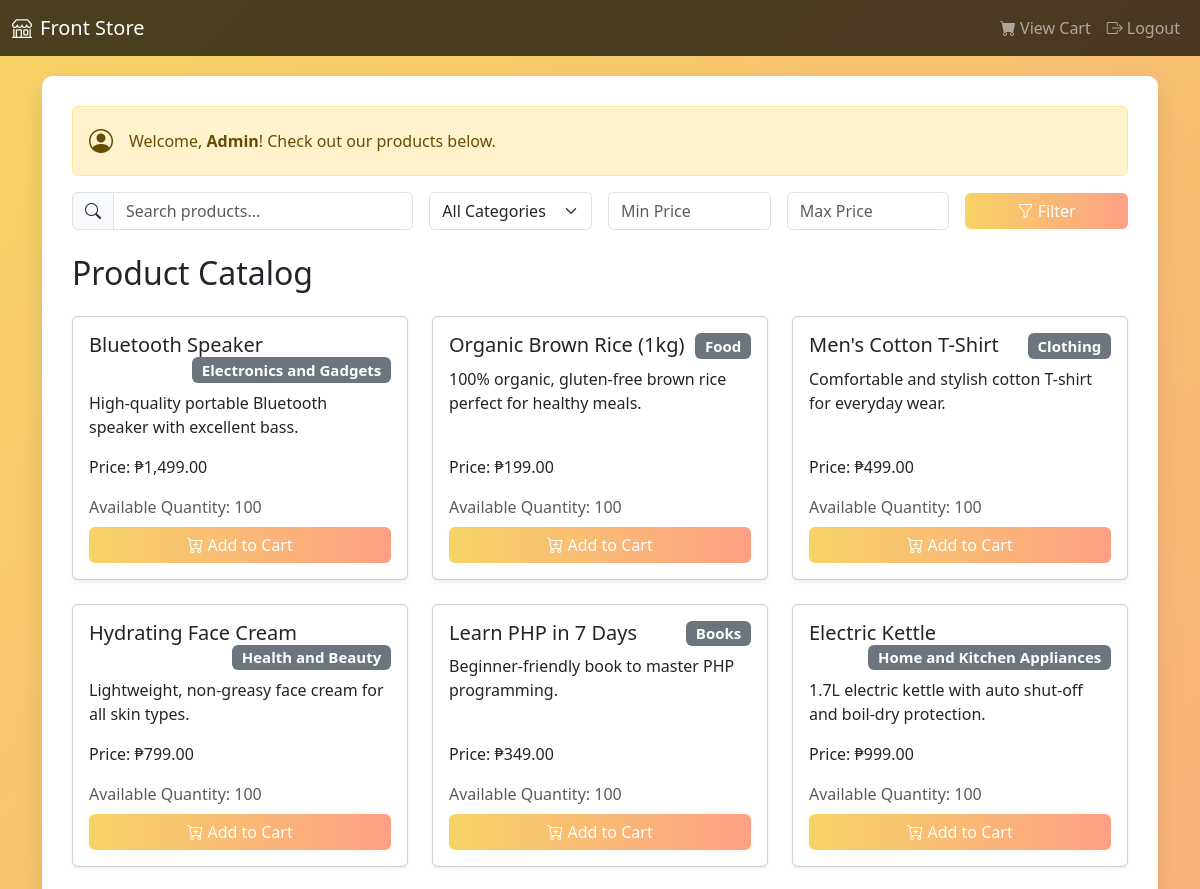
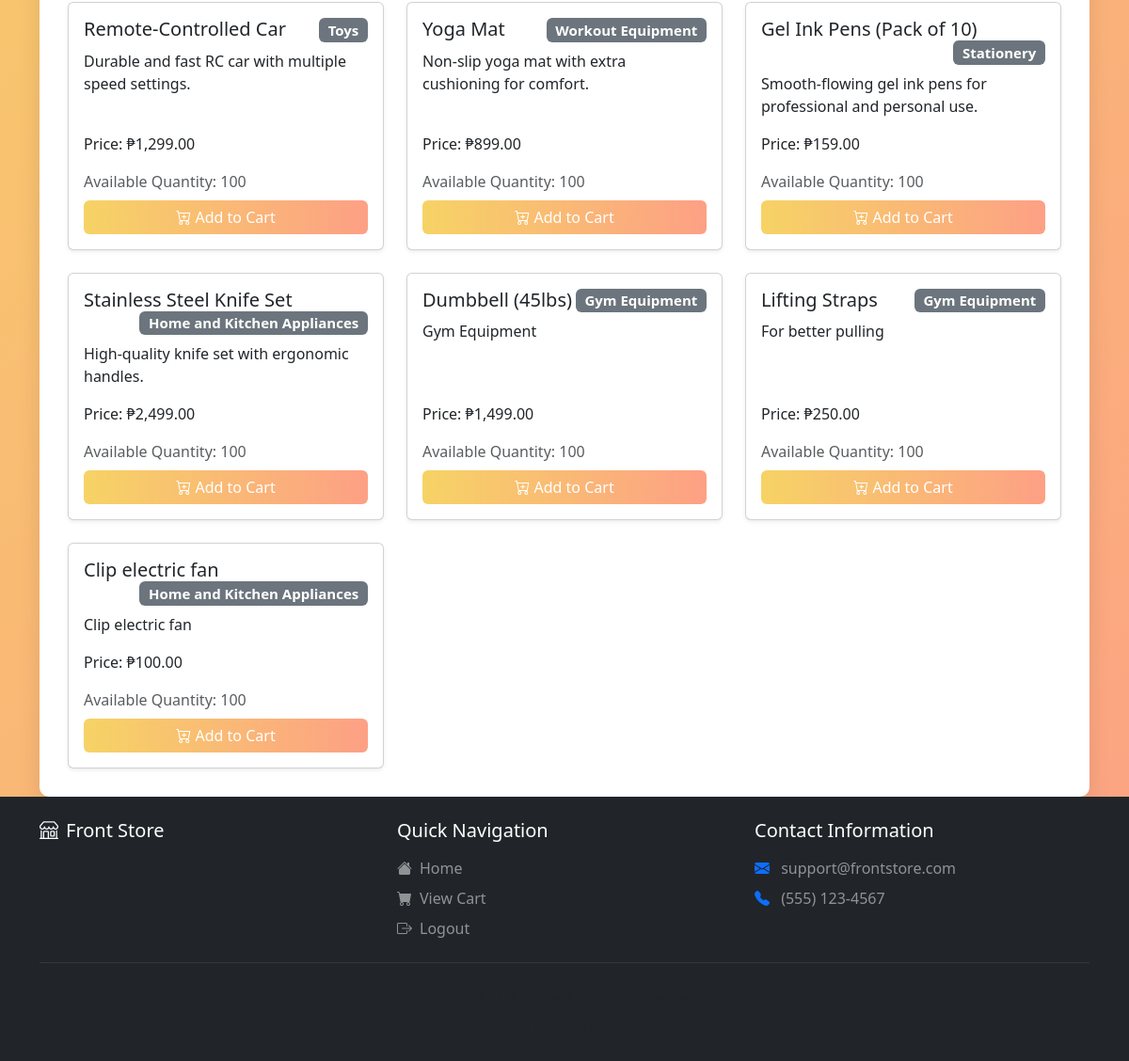
Page /front/front_store.php (signed in) on the committed database (2 pictures, top to bottom).
### tables this page shows
CREATE TABLE `users` (
  `id` int(11) NOT NULL,
  `name` varchar(255) NOT NULL,
  `email` varchar(255) NOT NULL,
  `password` varchar(255) NOT NULL,
  `contact_info` varchar(255) DEFAULT NULL,
  `role` enum('user','admin') DEFAULT 'user',
  `created_at` timestamp NOT NULL DEFAULT current_timestamp()
);

CREATE TABLE `products` (
  `id` int(11) NOT NULL,
  `barcode` varchar(255) NOT NULL,
  `product_name` varchar(255) NOT NULL,
  `description` text DEFAULT NULL,
  `price` decimal(10,2) DEFAULT NULL,
  `quantity` int(11) DEFAULT 0,
  `category` varchar(255) DEFAULT NULL,
  `created_at` timestamp NOT NULL DEFAULT current_timestamp()
);

### front/front_store.php (the view, shortened to what this page needs)
<?php
include 'header.php';
$db = new Database();
$pdo = $db->getConnection();
class User {
    private $pdo;
    private $userId;
    public function __construct($pdo, $userId) {
        $this->pdo = $pdo;
        $this->userId = $userId;
    }
    public function getName() {
        try {
            $stmt = $this->pdo->prepare("SELECT name FROM users WHERE id = :user_id");
            $stmt->execute(['user_id' => $this->userId]);
            $user = $stmt->fetch(PDO::FETCH_ASSOC);
            return $user ? $user['name'] : 'Guest';
        } catch (PDOException $e) {
            error_log("Database error: " . $e->getMessage());
            return 'Guest';
        }
    }
}
class ProductCatalog {
    private $pdo;
    public function __construct($pdo) {
        $this->pdo = $pdo;
    }
    public function getProducts($filters) {
        $sql = "SELECT * FROM products WHERE 1=1";
        $params = [];
        try {
            $stmt = $this->pdo->prepare($sql);
            $stmt->execute($params);
            return $stmt->fetchAll(PDO::FETCH_ASSOC);
        } catch (PDOException $e) {
            error_log("Database error fetching products: " . $e->getMessage());
            return [];
        }
    }
}
class Cart {
    private $pdo;
    private $userId;
    public function __construct($pdo, $userId) {
        $this->pdo = $pdo;
        $this->userId = $userId;
    }
    public function getCartItems() {
        try {
            $stmt = $this->pdo->prepare("SELECT product_id, quantity FROM cart WHERE user_id = ?");
            $stmt->execute([$this->userId]);
            return $stmt->fetchAll(PDO::FETCH_KEY_PAIR);
        } catch (PDOException $e) {
            error_log("Database error fetching cart items: " . $e->getMessage());
            return [];
        }
    }
}
$userId = $_SESSION['user_id'] ?? null;
$user = new User($pdo, $userId);
$productCatalog = new ProductCatalog($pdo);
$cart = new Cart($pdo, $userId);
$userName = $user->getName();
$filters = [
    'search' => $_GET['search'] ?? '',
    'category' => $_GET['category'] ?? '',
    'min_price' => $_GET['min_price'] ?? '',
    'max_price' => $_GET['max_price'] ?? ''
];
$products = $productCatalog->getProducts($filters);
$cartItems = $cart->getCartItems();
?>
<div class="content-container">
    <div class="alert alert-warning d-flex align-items-center" role="alert">
        <i class="bi bi-person-circle me-3" style="font-size: 1.5rem;"></i>
        <div>
            Welcome, <strong><?php echo htmlspecialchars($userName); ?></strong>! Check out our products below.
        </div>
    </div>
    <form method="GET" action="" class="row g-3 align-items-center mb-4">
        <div class="col-md-4">
            <div class="input-group">
                <span class="input-group-text"><i class="bi bi-search"></i></span>
                <input type="text" name="search" class="form-control" placeholder="Search products..."
                       value="<?php echo htmlspecialchars($filters['search']); ?>">
            </div>
        </div>
        <div class="col-md-2">
            <select name="category" class="form-select">
                <option value="">All Categories</option>
            </select>
        </div>
        <div class="col-md-2">
            <input type="number" name="min_price" class="form-control" placeholder="Min Price"
                   value="<?php echo htmlspecialchars($filters['min_price']); ?>" min="0" step="0.01">
        </div>
        <div class="col-md-2">
            <input type="number" name="max_price" class="form-control" placeholder="Max Price"
                   value="<?php echo htmlspecialchars($filters['max_price']); ?>" min="0" step="0.01">
        </div>
        <div class="col-md-2">
            <button type="submit" class="btn btn-custom w-100">
                <i class="bi bi-funnel"></i> Filter
            </button>
        </div>
    </form>
    <h2 class="mb-4">Product Catalog
    </h2>
    <?php if (empty($products)): ?>
        <div class="alert alert-info text-center">
            <i class="bi bi-search me-2"></i>No products found matching your search criteria.
        </div>
    <?php else: ?>
        <div class="row row-cols-1 row-cols-md-3 g-4">
            <?php foreach ($products as $product): ?>
                <div class="col">
                    <div class="card h-100 shadow-sm">
                        <div class="card-body d-flex flex-column">
                            <h5 class="card-title">
                                <?php echo htmlspecialchars($product['product_name']); ?>
                                <?php if (!empty($product['category'])): ?>
                                    <span class="badge bg-secondary float-end"><?php echo htmlspecialchars($product['category']); ?></span>
                                <?php endif; ?>
                            </h5>
                            <p class="card-text flex-grow-1"><?php echo htmlspecialchars($product['description']); ?></p>
                            <div class="mb-2">
                                <p class="card-text">Price: ₱<?php echo number_format($product['price'], 2); ?></p>
                                <p class="card-text text-muted">Available Quantity: <?php echo htmlspecialchars($product['quantity']); ?></p>
                            </div>
                            <div class="mt-auto">
                                <?php
                                $currentCartQty = $cartItems[$product['id']] ?? 0;
                                $maxAllowedQty = floor($product['quantity'] / 2);
                                if ($product['quantity'] > 0 && $currentCartQty < $maxAllowedQty):
                                ?>
                                    <a href="add_to_cart.php?id=<?php echo $product['id']; ?>" class="btn btn-custom w-100">
                                        <i class="bi bi-cart-plus"></i> Add to Cart
                                    </a>
                                <?php endif; ?>
                            </div>
                        </div>
                    </div>
                </div>
            <?php endforeach; ?>
        </div>
    <?php endif; ?>
</div>
<?php include 'footer.php'; ?>

### front/header.php (style rules this page uses)
body { background: linear-gradient(135deg, #f6d365 0%, #fda085 100%); min-height: 100vh; display: flex; flex-direction: column; }
.content-container { background-color: white; border-radius: 10px; box-shadow: 0 10px 25px rgba(0, 0, 0, 0.1); padding: 30px; margin-top: 20px; flex-grow: 1; }
.btn-custom { background: linear-gradient(to right, #f6d365, #fda085); color: white; border: none; }

### rows in the picture
users: name "Admin"
products: product_name "Bluetooth Speaker", category "Electronics and Gadgets", description "High-quality portable Bluetooth speaker with excellent bass.", price "1,499.00", quantity "100"
products: product_name "Organic Brown Rice (1kg)", category "Food", description "100% organic, gluten-free brown rice perfect for healthy meals.", price "199.00", quantity "100"
products: product_name "Men's Cotton T-Shirt", category "Clothing", description "Comfortable and stylish cotton T-shirt for everyday wear.", price "499.00", quantity "100"
products: product_name "Hydrating Face Cream", category "Health and Beauty", description "Lightweight, non-greasy face cream for all skin types.", price "799.00", quantity "100"
products: product_name "Learn PHP in 7 Days", category "Books", description "Beginner-friendly book to master PHP programming.", price "349.00", quantity "100"
products: product_name "Electric Kettle", category "Home and Kitchen Appliances", description "1.7L electric kettle with auto shut-off and boil-dry protection.", price "999.00", quantity "100"
products: product_name "Remote-Controlled Car", category "Toys", description "Durable and fast RC car with multiple speed settings.", price "1,299.00", quantity "100"
products: product_name "Yoga Mat", category "Workout Equipment", description "Non-slip yoga mat with extra cushioning for comfort.", price "899.00", quantity "100"
products: product_name "Gel Ink Pens (Pack of 10)", category "Stationery", description "Smooth-flowing gel ink pens for professional and personal use.", price "159.00", quantity "100"
products: product_name "Stainless Steel Knife Set", category "Home and Kitchen Appliances", description "High-quality knife set with ergonomic handles.", price "2,499.00", quantity "100"
products: product_name "Dumbbell (45lbs)", category "Gym Equipment", description "Gym Equipment", price "1,499.00", quantity "100"
products: product_name "Lifting Straps", category "Gym Equipment", description "For better pulling", price "250.00", quantity "100"
products: product_name "Clip electric fan", category "Home and Kitchen Appliances", description "Clip electric fan", price "100.00", quantity "100"

### other values in the picture
$site_name "Front Store"
